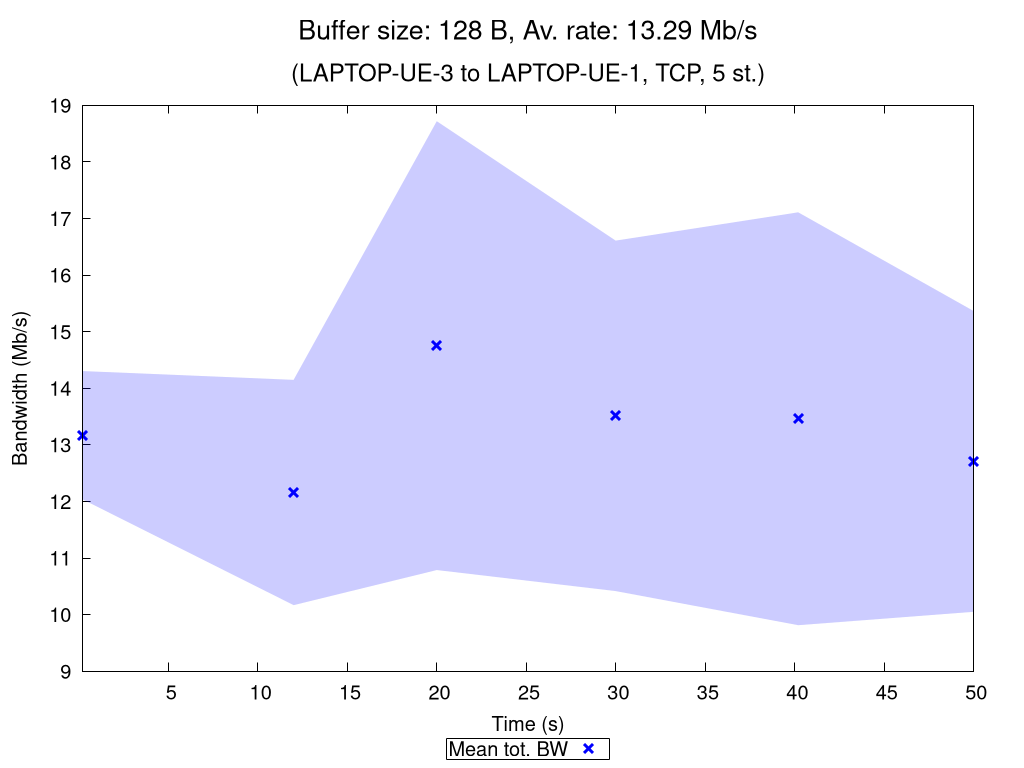

Write the gnuplot code that produced this figure.
set terminal pngcairo nocrop enhanced size 1024,768 font "Verdana,15"
set output "TCP_5_st_2020_10_06_16-04-51_two2one_00128B.png"

set title "{/=20 Buffer size: 128 B, Av. rate: 13.29 Mb/s}\n\n{/=18 (LAPTOP-UE-3 to LAPTOP-UE-1, TCP, 5 st.)}"

set xlabel "Time (s)"
set ylabel "Bandwidth (Mb/s)"
set ytics nomirror
set key bmargin center horizontal box samplen 1 width -1
set bmargin 4.6
set rmargin 4.5

rf = 1000000.0  # rate factor
set style fill transparent solid 0.2 noborder
set autoscale xfix
plot "TCP_5_st_2020_10_06_16-04-51_two2one_00128B_iperf_processed.dat" using 1:($2/rf-$3/rf):($2/rf+$3/rf) with filledcurves lc rgb "blue" notitle, \
     "" using 1:($2/rf) with points pt 2 ps 1.5 lw 3 lc rgb "blue" title "Mean tot. BW", \
